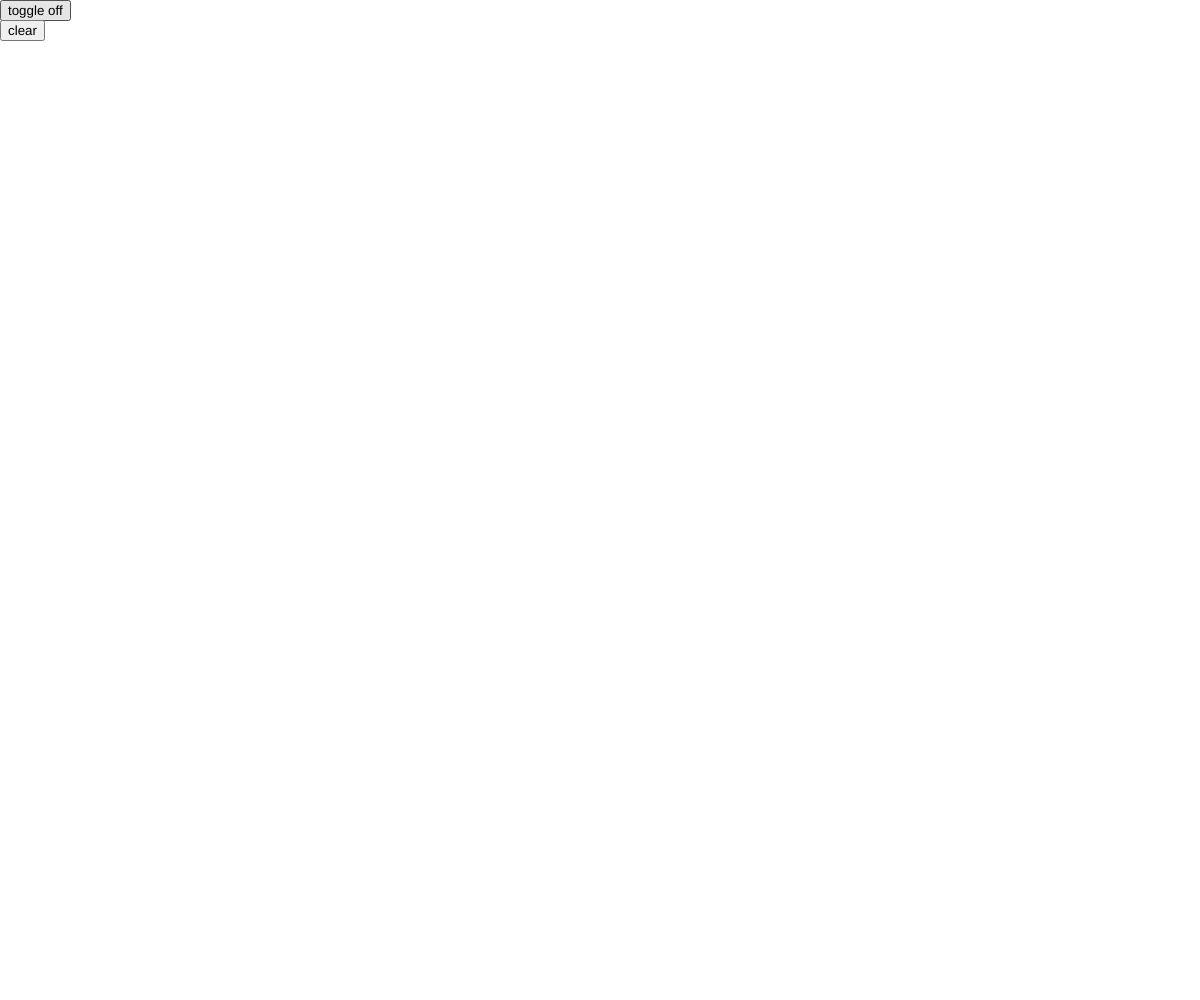
Frame 1 (no input)
Frame 60 (no input): identical to frame 1, image omitted
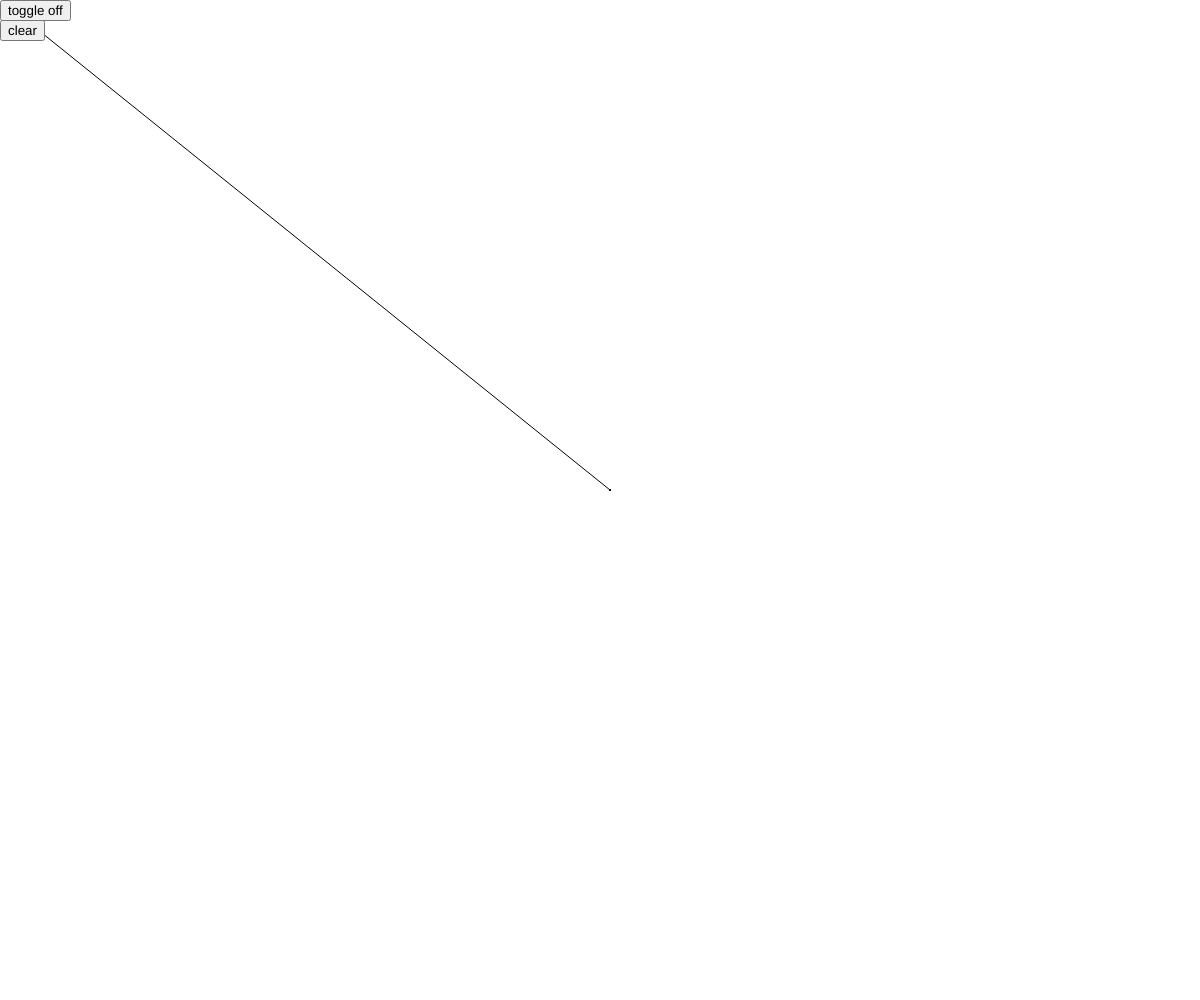
Frame 120 (the mouse pressed at the canvas centre since frame 60)

The p5.js sketch that drew these frames (run headless with seeded random() and noise() and a simulated clock; from frame 60 on, the mouse is pressed at the canvas centre):

// p5.js sketch
// ── sketch.js
let pxoffset;
let pyoffset;
let mode = 0;
let bound = 10;

function setup() {
  createCanvas(window.innerWidth, window.innerHeight);
  background(255);

  pxoffset = (2 + random(0,3));
  pyoffset = (2 + random(0,3));
  mode = 1;
  
  let button = createButton("toggle off");
  button.position(0, 0);
  
  button.mousePressed(() => {
    mode = (mode + 1) % 2;
    if (mode == 1) button.html("toggle off");
    else button.html("toggle on");
  });
  
  let clearButton = createButton("clear");
  clearButton.position(0, 20);
  
  clearButton.mousePressed(() => {
    background(255);
  });
}

function draw() {
  if (mouseIsPressed) {
    let distScale = (((pmouseX - mouseX) ** 2) + ((pmouseY - mouseY) ** 2)) ** 0.5 / 3;
    console.log(dist);
    
    let xoffset = pxoffset + distScale * random(-2, 2);
    let yoffset = pyoffset + distScale * random(-2, 2);
    
    if (xoffset > bound) xoffset = bound;
    if (xoffset < -bound) xoffset = -bound;
    if (yoffset > bound) yoffset = bound;
    if (yoffset < -bound) yoffset = -bound;
    
    if (mode == 0) {
      xoffset = 0;
      yoffset = 0;
    }
    
    line(
      mouseX + xoffset, 
      mouseY + yoffset, 
      pmouseX + pxoffset, 
      pmouseY + pyoffset
    );
    pxoffset = xoffset;
    pyoffset = yoffset;
  }
}
